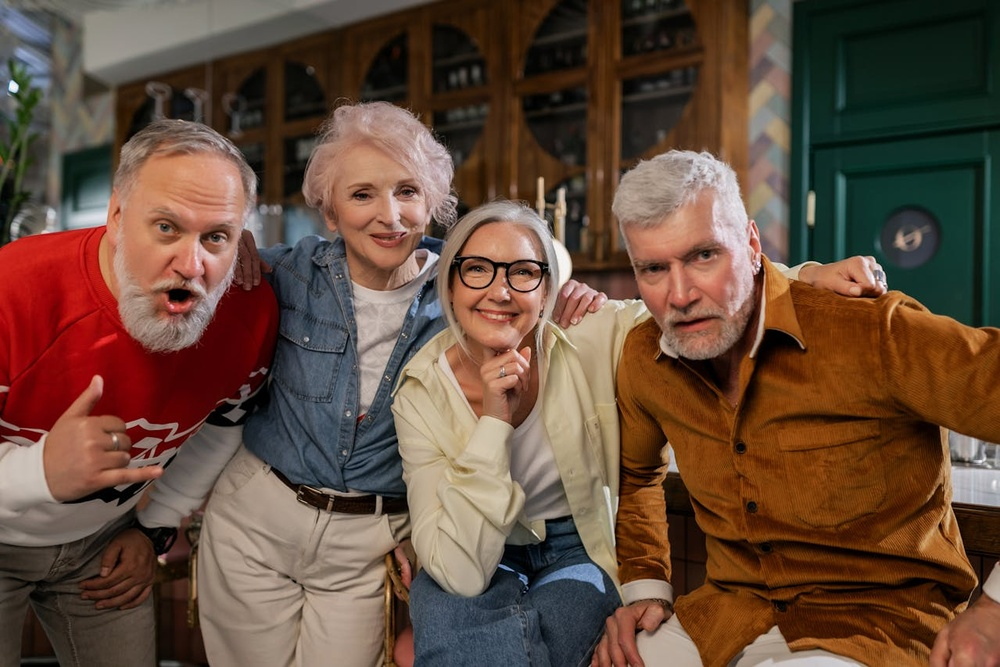
#> input picture archivo/personas_mayores.jpg, 1000 x 667 px, shrunk from 1279 x 853 before the run
$ python 10-detector.py
#> lines starting #> are read from the running program, lines starting #| are printed output that depends on the picture
# [38 lines of commented-out code are left out]
import cv2
import os
import subprocess

# 1. Cargamos el clasificador (el "modelo" ya entrenado) la librería ya lo trae incluido
face_cascade = cv2.CascadeClassifier(cv2.data.haarcascades + 'haarcascade_frontalface_default.xml')

# 2. Cargamos la imagen y la convertimos a gris
# (Recordá: la IA procesa mejor en gris porque hay menos ruido)
img = cv2.imread('../archivo/personas_mayores.jpg')
#> img is the input picture: shape (667, 1000, 3); mean B, G, R 60.2, 75.6, 101.5
filtro_gris = cv2.cvtColor(img, cv2.COLOR_BGR2GRAY)
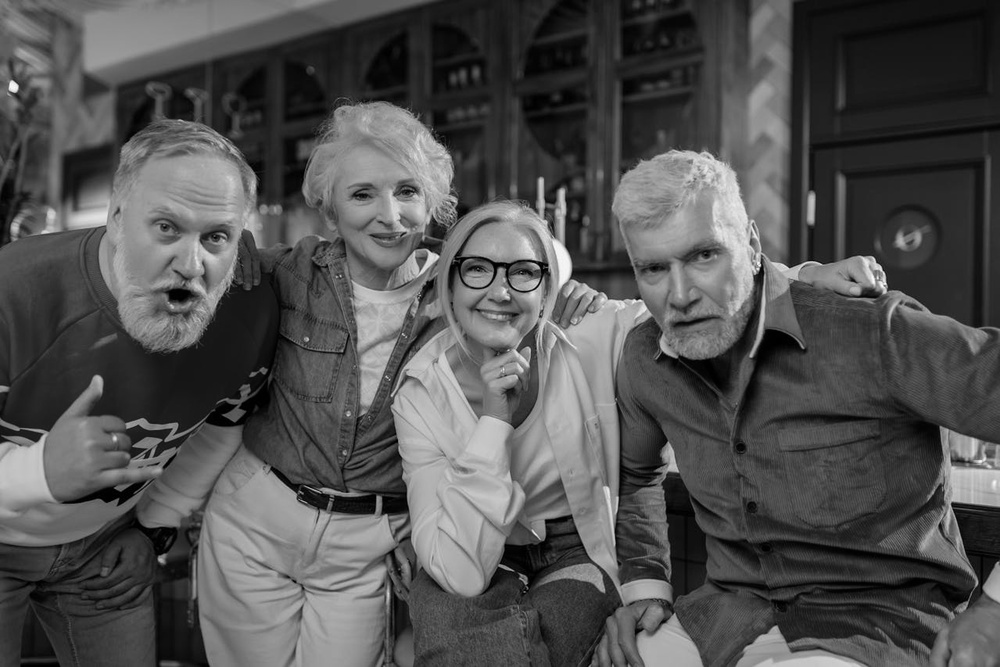
#> filtro_gris: shape (667, 1000); min 0, max 252, mean 81.6


def limpiar_terminal():
    if os.name=='nt':
        subprocess.run('cls', shell=True)
    else:
        subprocess.run('clear', shell=True)

#función para pasar parámetros
def detected_face():
    limpiar_terminal()
    print("--- DETECTOR DE ROSTROS ---")
#> (the run stopped early here; a loop or call above may not have finished)

$ run again, with archivo/people.jpg copied over archivo/personas_mayores.jpg
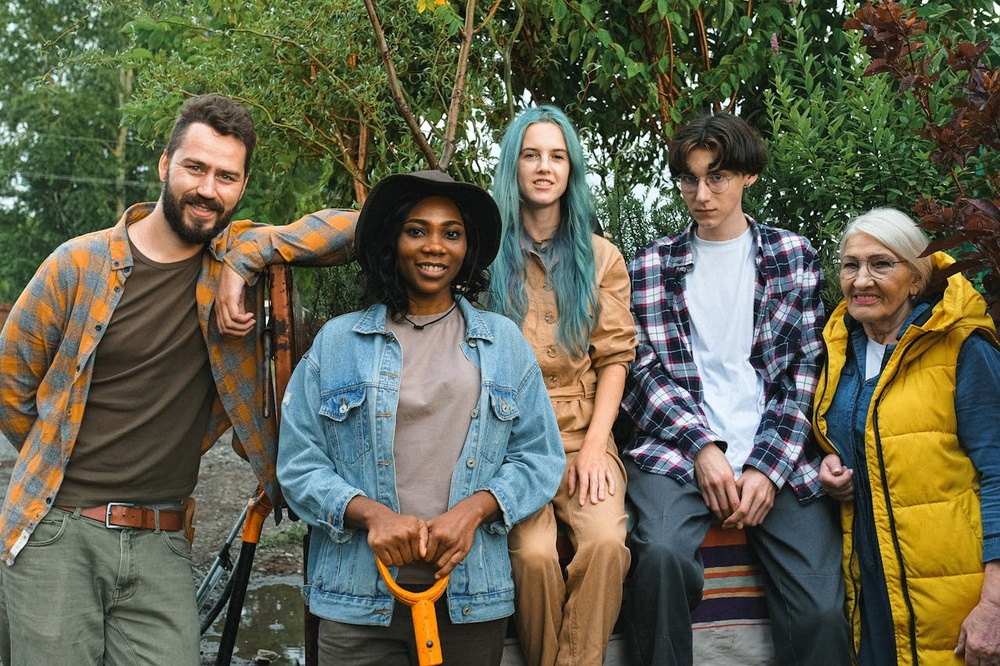
#> input picture archivo/people.jpg, 1000 x 666 px, shrunk from 1280 x 853 before the run
#> img is the input picture: shape (666, 1000, 3); mean B, G, R 78.6, 99.2, 99.3
#> `filtro_gris = cv2.cvtColor(img, cv2.COLOR_BGR2GRAY)`:
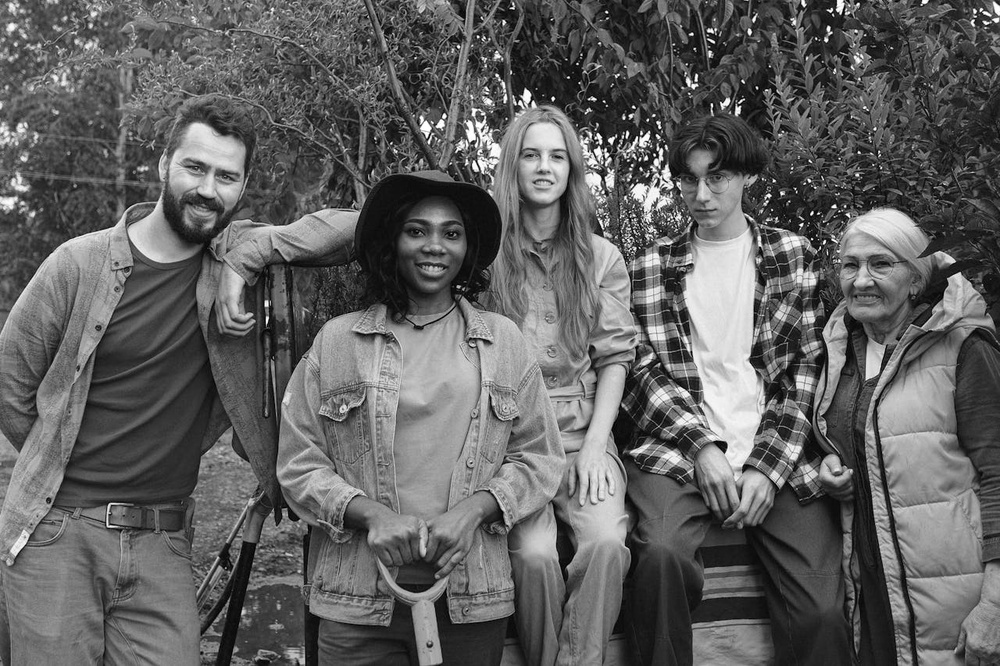
#> filtro_gris: shape (666, 1000); min 0, max 255, mean 96.9

$ run again, with archivo/personas.jpg copied over archivo/personas_mayores.jpg
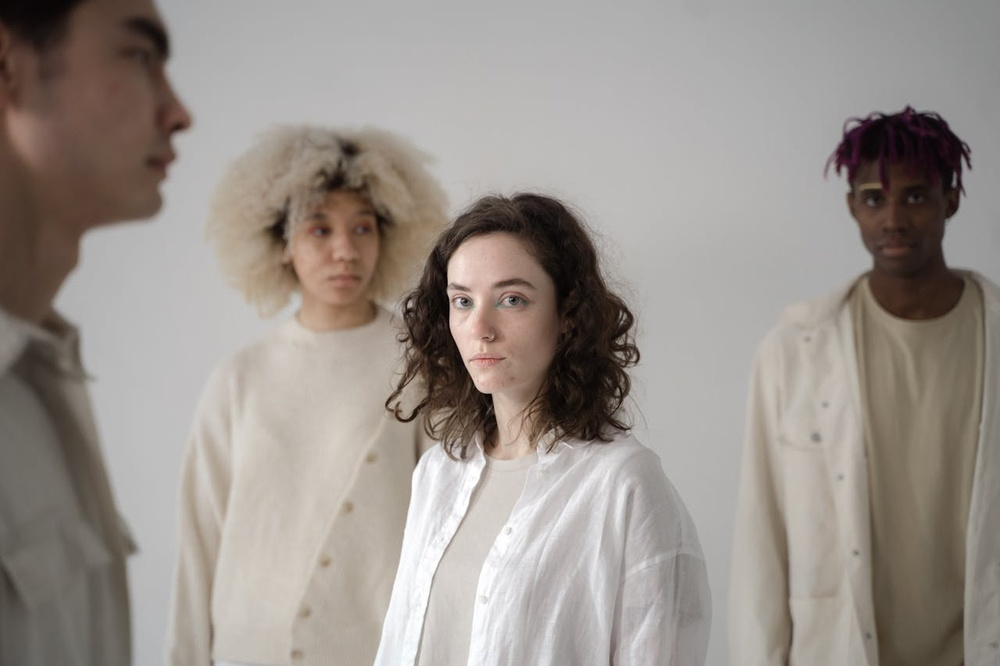
#> input picture archivo/personas.jpg, 1000 x 666 px, shrunk from 1280 x 853 before the run
#> img is the input picture: shape (666, 1000, 3); mean B, G, R 140.3, 146.4, 153.9
#> `filtro_gris = cv2.cvtColor(img, cv2.COLOR_BGR2GRAY)`:
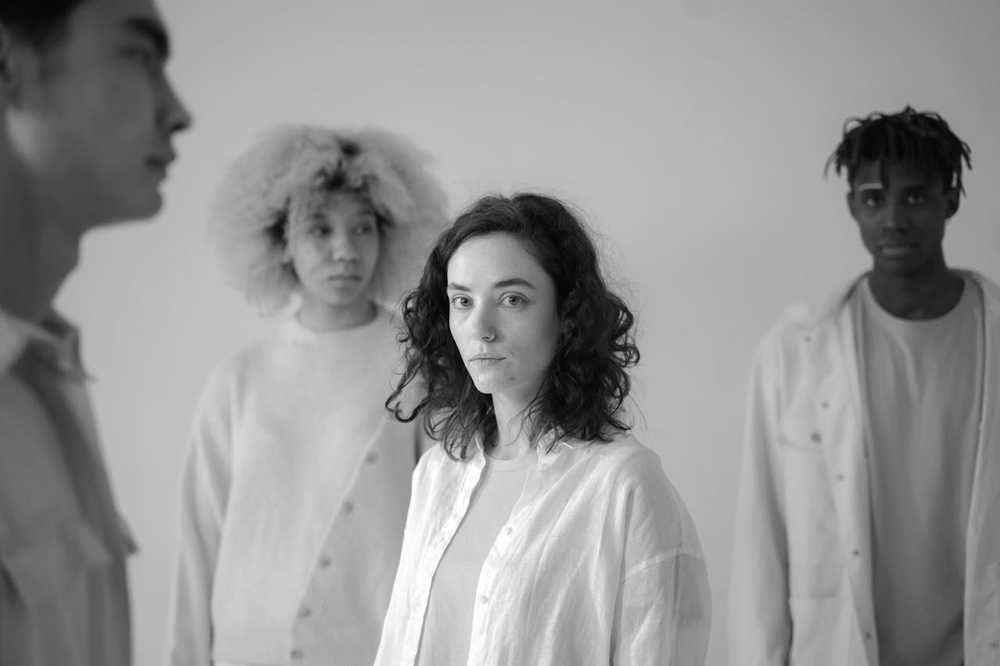
#> filtro_gris: shape (666, 1000); min 1, max 255, mean 147.9
